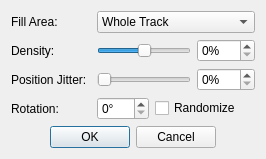
<?xml version="1.0" encoding="UTF-8"?>
<ui version="4.0">
 <class>fillDialog</class>
 <widget class="QDialog" name="fillDialog">
  <property name="geometry">
   <rect>
    <x>0</x>
    <y>0</y>
    <width>320</width>
    <height>160</height>
   </rect>
  </property>
  <property name="sizePolicy">
   <sizepolicy hsizetype="Fixed" vsizetype="Fixed">
    <horstretch>0</horstretch>
    <verstretch>0</verstretch>
   </sizepolicy>
  </property>
  <property name="windowTitle">
   <string>Fill</string>
  </property>
  <property name="modal">
   <bool>true</bool>
  </property>
  <layout class="QVBoxLayout" name="verticalLayout">
   <property name="sizeConstraint">
    <enum>QLayout::SetFixedSize</enum>
   </property>
   <item>
    <layout class="QFormLayout" name="formLayout">
     <item row="0" column="0">
      <widget class="QLabel" name="label">
       <property name="sizePolicy">
        <sizepolicy hsizetype="Preferred" vsizetype="Preferred">
         <horstretch>0</horstretch>
         <verstretch>0</verstretch>
        </sizepolicy>
       </property>
       <property name="minimumSize">
        <size>
         <width>80</width>
         <height>0</height>
        </size>
       </property>
       <property name="text">
        <string>Fill Area:</string>
       </property>
      </widget>
     </item>
     <item row="0" column="1">
      <widget class="QComboBox" name="fillAreaComboBox">
       <item>
        <property name="text">
         <string>Whole Track</string>
        </property>
       </item>
       <item>
        <property name="text">
         <string>Selection</string>
        </property>
       </item>
      </widget>
     </item>
     <item row="1" column="0">
      <widget class="QLabel" name="label_2">
       <property name="minimumSize">
        <size>
         <width>80</width>
         <height>0</height>
        </size>
       </property>
       <property name="text">
        <string>Density:</string>
       </property>
      </widget>
     </item>
     <item row="1" column="1">
      <layout class="QHBoxLayout" name="horizontalLayout">
       <item>
        <widget class="QSlider" name="densitySlider">
         <property name="maximum">
          <number>200</number>
         </property>
         <property name="value">
          <number>100</number>
         </property>
         <property name="orientation">
          <enum>Qt::Horizontal</enum>
         </property>
        </widget>
       </item>
       <item>
        <widget class="QSpinBox" name="densitySpinBox">
         <property name="suffix">
          <string>%</string>
         </property>
         <property name="maximum">
          <number>200</number>
         </property>
        </widget>
       </item>
      </layout>
     </item>
     <item row="3" column="0">
      <widget class="QLabel" name="label_3">
       <property name="text">
        <string>Rotation:</string>
       </property>
      </widget>
     </item>
     <item row="3" column="1">
      <layout class="QHBoxLayout" name="horizontalLayout_2">
       <item>
        <widget class="QSpinBox" name="rotationSpinBox">
         <property name="sizePolicy">
          <sizepolicy hsizetype="Preferred" vsizetype="Fixed">
           <horstretch>0</horstretch>
           <verstretch>0</verstretch>
          </sizepolicy>
         </property>
         <property name="minimumSize">
          <size>
           <width>40</width>
           <height>0</height>
          </size>
         </property>
         <property name="suffix">
          <string>°</string>
         </property>
         <property name="maximum">
          <number>359</number>
         </property>
        </widget>
       </item>
       <item>
        <widget class="QCheckBox" name="randomizeRotationCheckBox">
         <property name="minimumSize">
          <size>
           <width>100</width>
           <height>0</height>
          </size>
         </property>
         <property name="text">
          <string>Randomize</string>
         </property>
        </widget>
       </item>
      </layout>
     </item>
     <item row="2" column="0">
      <widget class="QLabel" name="label_4">
       <property name="text">
        <string>Position Jitter:</string>
       </property>
      </widget>
     </item>
     <item row="2" column="1">
      <layout class="QHBoxLayout" name="horizontalLayout_3">
       <item>
        <widget class="QSlider" name="posJitterSlider">
         <property name="maximum">
          <number>100</number>
         </property>
         <property name="orientation">
          <enum>Qt::Horizontal</enum>
         </property>
        </widget>
       </item>
       <item>
        <widget class="QSpinBox" name="posJitterSpinBox">
         <property name="suffix">
          <string>%</string>
         </property>
         <property name="maximum">
          <number>100</number>
         </property>
        </widget>
       </item>
      </layout>
     </item>
    </layout>
   </item>
   <item>
    <widget class="QDialogButtonBox" name="buttonBox">
     <property name="orientation">
      <enum>Qt::Horizontal</enum>
     </property>
     <property name="standardButtons">
      <set>QDialogButtonBox::Cancel|QDialogButtonBox::Ok</set>
     </property>
     <property name="centerButtons">
      <bool>true</bool>
     </property>
    </widget>
   </item>
  </layout>
 </widget>
 <resources/>
 <connections>
  <connection>
   <sender>buttonBox</sender>
   <signal>accepted()</signal>
   <receiver>fillDialog</receiver>
   <slot>accept()</slot>
   <hints>
    <hint type="sourcelabel">
     <x>248</x>
     <y>254</y>
    </hint>
    <hint type="destinationlabel">
     <x>157</x>
     <y>274</y>
    </hint>
   </hints>
  </connection>
  <connection>
   <sender>buttonBox</sender>
   <signal>rejected()</signal>
   <receiver>fillDialog</receiver>
   <slot>reject()</slot>
   <hints>
    <hint type="sourcelabel">
     <x>316</x>
     <y>260</y>
    </hint>
    <hint type="destinationlabel">
     <x>286</x>
     <y>274</y>
    </hint>
   </hints>
  </connection>
 </connections>
</ui>
